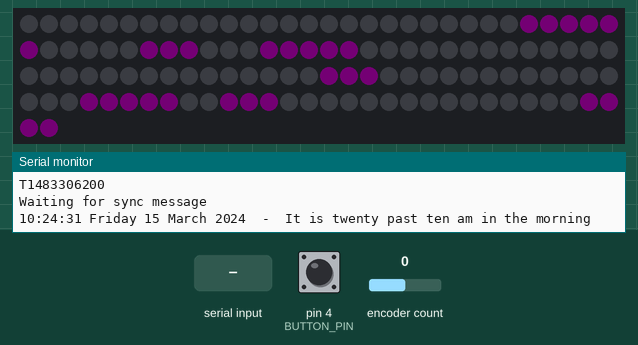
A sketch run on a simulated Arduino Uno, built with avr-gcc and run on an emulated ATmega328P. Parts: 122 RGB LEDs in strip order, left to right, continuing on the next row, the last lines printed to the serial monitor. The inputs (shaded band) are chosen by the test bench; at power-on: pin 4 (BUTTON_PIN) HIGH, encoder count 0. Dim RGB values are drawn brighter than linear; the local clock reads 2024-03-15 10:24:30 at power-on unless the sketch sets it.

Above: at 1.25 s.
At 2.2 s:
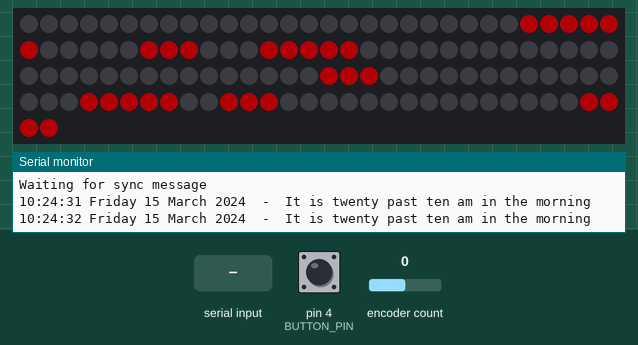

The sketch:

WallyWordClock.ino
```cpp
/*
 * TimeSerialDateStrings.pde
 * example code illustrating Time library date strings
 *
 * This sketch adds date string functionality to TimeSerial sketch
 * Also shows how to handle different messages
 *
 * A message starting with a time header sets the time
 * A Processing example sketch to automatically send the messages is inclided in the download
 * On Linux, you can use "date +T%s\n > /dev/ttyACM0" (UTC time zone)
 *
 * A message starting with a format header sets the date format

 * send: Fs\n for short date format
 * send: Fl\n for long date format
 */

#include <TimeLib.h>
#include <Wire.h>
#include <DS1307RTC.h>
#include <EEPROM.h>


// single character message tags
#define TIME_HEADER   'T'   // Header tag for serial time sync message
#define FORMAT_HEADER 'F'   // Header tag indicating a date format message
#define FORMAT_SHORT  's'   // short month and day strings
#define FORMAT_LONG   'l'   // (lower case l) long month and day strings

#define TIME_REQUEST  7     // ASCII bell character requests a time sync message

static boolean isLongFormat = true;


#include <Encoder.h>

Encoder myEnc(2, 3);
#define BUTTON_PIN 4

int buttonState = HIGH;
int lastButtonState = HIGH;

unsigned long lastDebounceTime = -1;
unsigned long debounceDelay = 50;

typedef enum Mode {
    DISPLAY_MODE,
    SET_TIME,
    SET_HUE,
    SET_SATURATION,
    SET_BRIGHTNESS,
    TOTAL_MODES,
} Mode;

Mode mode = DISPLAY_MODE;


#include "FastLED.h"

FASTLED_USING_NAMESPACE

#if defined(FASTLED_VERSION) && (FASTLED_VERSION < 3001000)
#warning "Requires FastLED 3.1 or later; check github for latest code."
#endif

#define LED_DATA_PIN    6
//#define CLK_PIN   4
#define LED_TYPE    WS2811
#define COLOR_ORDER GRB
#define NUM_LEDS    122
CRGBArray<NUM_LEDS> leds;

#define BRIGHTNESS          255
#define FRAMES_PER_SECOND  120

#define FADE_RATE 1 // Smaller is slower

uint8_t hue = 100;
uint8_t saturation = 100;
uint8_t value = 150;


typedef enum {
    IT, IS,
    FIVE, TEN, QUARTER, TWENTY, HALF,
    PAST, TO,
    H_ONE, H_TWO, H_THREE, H_FOUR, H_FIVE, H_SIX, H_SEVEN, H_EIGHT, H_NINE, H_TEN, H_ELEVEN,
    NOON, MIDNIGHT,
    OCLOCK,
    AM, PM,
    IN, THE,
    MORNING, AFTERNOON, EVENING,
    HAPPY, BIRTHDAY,
    GO, TO2, SLEEP,
    DOT,
    TOTAL_WORDS
};


int led_map[NUM_LEDS] = {
    EVENING,EVENING,EVENING,EVENING,EVENING,
    HAPPY,HAPPY,HAPPY,HAPPY,
    BIRTHDAY,BIRTHDAY,BIRTHDAY,BIRTHDAY,BIRTHDAY,
    DOT,
    AFTERNOON,AFTERNOON,AFTERNOON,AFTERNOON,AFTERNOON,AFTERNOON,AFTERNOON,
    SLEEP,SLEEP,SLEEP,
    MORNING,MORNING,MORNING,MORNING,MORNING,MORNING,
    OCLOCK,OCLOCK,OCLOCK,OCLOCK,OCLOCK,
    AM,AM,AM,
    PM,PM,PM,
    IN,IN,
    THE,THE,THE,
    MIDNIGHT,MIDNIGHT,MIDNIGHT,MIDNIGHT,MIDNIGHT,MIDNIGHT,MIDNIGHT,
    NOON,NOON,NOON,NOON,
    H_ELEVEN,H_ELEVEN,H_ELEVEN,H_ELEVEN,H_ELEVEN,
    H_SEVEN,H_SEVEN,H_SEVEN,H_SEVEN,
    GO,GO,
    TO2,
    H_EIGHT,H_EIGHT,H_EIGHT,
    H_NINE,H_NINE,
    H_TEN,H_TEN,H_TEN,
    H_SIX,H_SIX,H_SIX,
    H_FIVE,H_FIVE,
    H_FOUR,H_FOUR,H_FOUR,
    H_THREE,H_THREE,H_THREE,H_THREE,
    H_TWO,H_TWO,H_TWO,
    TWENTY,TWENTY,TWENTY,TWENTY,TWENTY,
    FIVE,FIVE,
    PAST,PAST,PAST,
    TO,
    H_ONE,H_ONE,H_ONE,
    HALF,HALF,HALF,HALF,
    QUARTER,QUARTER,QUARTER,QUARTER,QUARTER,
    TEN,TEN,
    IS,IS,
    IT,IT
};

typedef struct {
    int *map;
    int size;
} led_map_t;


bool current_leds[NUM_LEDS];

void setup()  {
  delay(1000); // Power-up safety delay (copied from FastLED examples)

  Serial.begin(9600);
  while (!Serial) ; // Needed for Leonardo only
  setSyncProvider(RTC.get);  //set function to call when sync required

  if (timeStatus() != timeSet) {
    Serial.println("Unable to sync with the RTC");
  } else {
    Serial.println("RTC has set the system time");
  }

  pinMode(BUTTON_PIN, INPUT);
  digitalWrite(BUTTON_PIN, HIGH);

  FastLED.addLeds<LED_TYPE, LED_DATA_PIN, COLOR_ORDER>(leds, NUM_LEDS).setCorrection(TypicalLEDStrip); // TODO: should this correction be changed when we have the final strip?
  FastLED.setBrightness(BRIGHTNESS);
  set_max_power_in_volts_and_milliamps(5, 450);
  set_max_power_indicator_LED(13);

  Serial.println("T1479235073");
  Serial.println("T1483306200");
  Serial.println("Waiting for sync message");

  int address = 0;
  EEPROM.get(address, hue);
  address += sizeof(hue);
  EEPROM.get(address, saturation);
  address += sizeof(saturation);
  EEPROM.get(address, value);
}

long lastDisplayTime = -100000;
long lastLedTime = -100000;
time_t lastActivity = 0;

void loop(){
  if (Serial.available() > 1) { // wait for at least two characters
    char c = Serial.read();
    if( c == TIME_HEADER) {
      processSyncMessage();
    }
    else if( c== FORMAT_HEADER) {
      processFormatMessage();
    }
  }
  if (timeStatus()!= timeNotSet) {
      if (millis() - lastDisplayTime > 1000) {
          digitalClockDisplay();
          lastDisplayTime = millis();
      }
  }

  readModeButton();
  handleRotation();

  if (now() - lastActivity > 30) {
      mode = DISPLAY_MODE;

      int address = 0;
      EEPROM.put(address, hue);
      address += sizeof(hue);
      EEPROM.put(address, saturation);
      address += sizeof(saturation);
      EEPROM.put(address, value);
  }

  if (millis() - lastLedTime > 1000/FRAMES_PER_SECOND) {
      for (int i = 0; i < NUM_LEDS; i++) {
          if (led_map[i] == DOT) {
	      unsigned long time = millis();
	      int pos = (time / 5) % 512;
	      if (pos >= 256) {
	          pos = 511 - pos;
	      }
              switch (mode) {
                  case DISPLAY_MODE:
                      leds[i] = 0x000000;
                      break;
                  case SET_TIME:
                      leds[i] = (second() % 2) * 0xFFFFFF;
                      break;
                  case SET_HUE:
                      leds[i].setHSV((millis() / 8) % 256, 255, 255);
                      break;
                  case SET_SATURATION:
                      leds[i].setHSV(255, pos, 255);
                      break;
                  case SET_BRIGHTNESS:
                      leds[i].setHSV(255, 0, pos);
                      break;
              }
	  } else {
              if (current_leds[i]) {
                  uint8_t h = hue;
                  if (led_map[i] == HAPPY || led_map[i] == BIRTHDAY) {
                      h = h + 85;
                  } else if (led_map[i] == GO || led_map[i] == TO2 || led_map[i] == SLEEP) {
                      h = h + 170;
                  }
                  leds[i] = fadeTowardColor(leds[i], CHSV(h, saturation, value), FADE_RATE);
              } else {
                  leds[i].fadeToBlackBy(FADE_RATE);
              }
          }
      }
      FastLED.show();
      lastLedTime = millis();
  }
}


void readModeButton()
{
    int btn_reading = digitalRead(BUTTON_PIN);

    if (btn_reading != lastButtonState) {
        lastDebounceTime = millis();
    }
    if ((millis() - lastDebounceTime) > debounceDelay) {
        if (btn_reading != buttonState) {
            buttonState = btn_reading;

            if (buttonState == HIGH) {
	        lastActivity = now();
                mode = (Mode)((mode + 1) % TOTAL_MODES);
                switch (mode) {
                    case DISPLAY_MODE:
                        Serial.println("Display mode");
                        break;
                    case SET_TIME:
                        Serial.println("Set time");
                        break;
                    case SET_HUE:
                        Serial.println("Set hue");
                        break;
                    case SET_SATURATION:
                        Serial.println("Set saturation");
                        break;
                    case SET_BRIGHTNESS:
                        Serial.println("Set brightness");
                        break;
                }
            }
        }
    }
    lastButtonState = btn_reading;
}


long oldPosition = 0;
long change = 0;

void handleRotation()
{
    long newPosition = myEnc.read();
    if (newPosition != oldPosition) {
        lastActivity = now();
        change += (newPosition - oldPosition);
        while (change >= 4 || change <= -4) {
            int step = change / abs(change);
            int old_day = day();
            switch (mode) {
                case DISPLAY_MODE:
                    // Ignore rotation in display mode
                    break;
                case SET_TIME:
                    lastDisplayTime = 0;
                    adjustTime(step * SECS_PER_MIN);
                    if (old_day < day()) {
                        adjustTime(-SECS_PER_DAY);
                    } else if (old_day > day()) {
                        adjustTime(SECS_PER_DAY);
                    }

		    RTC.set(now());
                    lastActivity = now();
                    // TODO: don't let time roll over into next day
                    break;
                case SET_HUE:
                    hue += step;
                    Serial.print("New hue: ");
                    Serial.println(hue);
                    break;
                case SET_SATURATION:
                    if (step > 0) {
                        saturation = qadd8(saturation, step);
                    } else {
                        saturation = qsub8(saturation, -1 * step);
                    }
                    Serial.print("New saturation: ");
                    Serial.println(saturation);
                    break;
                case SET_BRIGHTNESS:
                    if (step > 0) {
                        value = qadd8(value, step);
                    } else {
                        value = qsub8(value, -1 * step);
                    }
                    Serial.print("New value: ");
                    Serial.println(value);
                    break;
            }

            if (change >= 4) {
                change -= 4;
            } else {
                change += 4;
            }
        }
        oldPosition = newPosition;
    }
}


void time_to_words(bool *words, int hour, int minute)
{
    int hour_word = H_ONE + ((hour - 1) % 12);
    int period = hour < 12 ? AM : PM;

    words[IT] = true;
    words[IS] = true;
    if (minute >= 5 && minute < 10) {
        words[FIVE] = true;
        words[PAST] = true;
    } else if (minute >= 10 && minute < 15) {
        words[TEN] = true;
        words[PAST] = true;
    } else if (minute >= 15 && minute < 20) {
        words[QUARTER] = true;
        words[PAST] = true;
    } else if (minute >= 20 && minute < 25) {
        words[TWENTY] = true;
        words[PAST] = true;
    } else if (minute >= 25 && minute < 30) {
        words[TWENTY] = true;
        words[FIVE] = true;
        words[PAST] = true;
    } else if (minute >= 30 && minute < 35) {
        words[HALF] = true;
        words[PAST] = true;
    } else if (minute >= 35 && minute < 40) {
        words[TWENTY] = true;
        words[FIVE] = true;
        words[TO] = true;
    } else if (minute >= 40 && minute < 45) {
        words[TWENTY] = true;
        words[TO] = true;
    } else if (minute >= 45 && minute < 50) {
        words[QUARTER] = true;
        words[TO] = true;
    } else if (minute >= 50 && minute < 55) {
        words[TEN] = true;
        words[TO] = true;
    } else if (minute >= 55 && minute < 60) {
        words[FIVE] = true;
        words[TO] = true;
    }
    if (words[TO]) {
        if (hour_word == NOON) {
            hour_word = H_ONE;
        } else {
            hour_word += 1;
        }
    }
    if (hour_word == NOON && hour != 23) {
        words[NOON] = true;
        words[OCLOCK] = true;
    } else if (hour_word == NOON || (!words[TO] && hour == 0)) {
        words[MIDNIGHT] = true;
        words[OCLOCK] = true;
    } else {
        words[hour_word] = true;
        words[period] = true;
        words[IN] = true;
        words[THE] = true;
        if (hour >= 0 && hour < 12) {
            words[MORNING] = true;
        } else if (hour >= 12 && hour < 18) {
            words[AFTERNOON] = true;
        } else if (hour >= 18) {
            words[EVENING] = true;
        }
    }
}

void words_to_leds(led_map_t led_map, bool *leds, bool *words)
{
    for (int i = 0; i < led_map.size; i++) {
        leds[i] = words[led_map.map[i]];
    }
}


void digitalClockDisplay() {
  // digital clock display of the time
  Serial.print(hour());
  printDigits(minute());
  printDigits(second());
  Serial.print(" ");
  if(isLongFormat)
    Serial.print(dayStr(weekday()));
  else
   Serial.print(dayShortStr(weekday()));
  Serial.print(" ");
  Serial.print(day());
  Serial.print(" ");
  if(isLongFormat)
     Serial.print(monthStr(month()));
  else
     Serial.print(monthShortStr(month()));
  Serial.print(" ");
  Serial.print(year());
  Serial.print("  -  ");


  bool words[TOTAL_WORDS] = { false };
  time_to_words(words, hour(), minute());

  if (month() == 8 && day() == 26 || ((month() < 10 || month() == 10 && day() <= 9) && year() == 2017)) {
    words[HAPPY] = words[BIRTHDAY] = true;
  }

  if (hour() < 7) {
    words[GO] = words[TO2] = words[SLEEP] = true;
  }

  if (words[IT]) { Serial.print("It "); }
  if (words[IS]) { Serial.print("is "); }
  if (words[TWENTY]) { Serial.print("twenty "); }
  if (words[FIVE]) { Serial.print("five "); }
  if (words[TEN]) { Serial.print("ten "); }
  if (words[QUARTER]) { Serial.print("quarter "); }
  if (words[HALF]) { Serial.print("half "); }
  if (words[PAST]) { Serial.print("past "); }
  if (words[TO]) { Serial.print("to "); }
  if (words[H_ONE]) { Serial.print("one "); }
  if (words[H_TWO]) { Serial.print("two "); }
  if (words[H_THREE]) { Serial.print("three "); }
  if (words[H_FOUR]) { Serial.print("four "); }
  if (words[H_FIVE]) { Serial.print("five "); }
  if (words[H_SIX]) { Serial.print("six "); }
  if (words[H_SEVEN]) { Serial.print("seven "); }
  if (words[H_EIGHT]) { Serial.print("eight "); }
  if (words[H_NINE]) { Serial.print("nine "); }
  if (words[H_TEN]) { Serial.print("ten "); }
  if (words[H_ELEVEN]) { Serial.print("eleven "); }
  if (words[NOON]) { Serial.print("noon "); }
  if (words[MIDNIGHT]) { Serial.print("midnight "); }
  if (words[OCLOCK]) { Serial.print("o'clock "); }
  if (words[AM]) { Serial.print("am "); }
  if (words[PM]) { Serial.print("pm "); }
  if (words[IN]) { Serial.print("in "); }
  if (words[THE]) { Serial.print("the "); }
  if (words[MORNING]) { Serial.print("morning "); }
  if (words[AFTERNOON]) { Serial.print("afternoon "); }
  if (words[EVENING]) { Serial.print("evening "); }
  if (words[HAPPY]) { Serial.print("happy "); }
  if (words[BIRTHDAY]) { Serial.print("birthday "); }
  if (words[GO]) { Serial.print("go "); }
  if (words[TO2]) { Serial.print("to "); }
  if (words[SLEEP]) { Serial.print("sleep"); }
  if (words[DOT]) { Serial.print("."); }
  Serial.println("");

  led_map_t my_map;
  my_map.map = led_map;
  my_map.size = sizeof(led_map) / sizeof(led_map[0]);

  words_to_leds(my_map, current_leds, words);
}

void printDigits(int digits) {
  // utility function for digital clock display: prints preceding colon and leading 0
  Serial.print(":");
  if(digits < 10)
    Serial.print('0');
  Serial.print(digits);
}

void  processFormatMessage() {
   char c = Serial.read();
   if( c == FORMAT_LONG){
      isLongFormat = true;
      Serial.println(F("Setting long format"));
   }
   else if( c == FORMAT_SHORT) {
      isLongFormat = false;
      Serial.println(F("Setting short format"));
   }
}

void processSyncMessage() {
  unsigned long pctime;
  const unsigned long DEFAULT_TIME = 1357041600; // Jan 1 2013 - paul, perhaps we define in time.h?

   pctime = Serial.parseInt();
   if( pctime >= DEFAULT_TIME) { // check the integer is a valid time (greater than Jan 1 2013)
     RTC.set(pctime);
     setTime(pctime); // Sync Arduino clock to the time received on the serial port
   }
}

time_t requestSync() {
  Serial.write(TIME_REQUEST);
  return 0; // the time will be sent later in response to serial mesg
}


// Helper function that blends one uint8_t toward another by a given amount
void nblendU8TowardU8( uint8_t& cur, const uint8_t target, uint8_t amount)
{
  if( cur == target) return;

  if( cur < target ) {
    uint8_t delta = target - cur;
    delta = scale8_video( delta, amount);
    cur += delta;
  } else {
    uint8_t delta = cur - target;
    delta = scale8_video( delta, amount);
    cur -= delta;
  }
}

// Blend one CRGB color toward another CRGB color by a given amount.
// Blending is linear, and done in the RGB color space.
// This function modifies 'cur' in place.
CRGB fadeTowardColor( CRGB& cur, const CRGB& target, uint8_t amount)
{
  nblendU8TowardU8( cur.red,   target.red,   amount);
  nblendU8TowardU8( cur.green, target.green, amount);
  nblendU8TowardU8( cur.blue,  target.blue,  amount);
  return cur;
}

// Fade an entire array of CRGBs toward a given background color by a given amount
// This function modifies the pixel array in place.
void fadeTowardColor( CRGB* L, uint16_t N, const CRGB& bgColor, uint8_t fadeAmount)
{
  for( uint16_t i = 0; i < N; i++) {
    fadeTowardColor( L[i], bgColor, fadeAmount);
  }
}
```

word_clock.h
```cpp
#ifndef WORD_CLOCK_H
#define WORD_CLOCK_H

#include <stdint.h>

typedef enum {
    IT, IS,
    FIVE, TEN, QUARTER, TWENTY, HALF,
    PAST, TO,
    H_ONE, H_TWO, H_THREE, H_FOUR, H_FIVE, H_SIX, H_SEVEN, H_EIGHT, H_NINE, H_TEN, H_ELEVEN,
    NOON, MIDNIGHT,
    OCLOCK,
    AM, PM,
    IN, THE,
    MORNING, AFTERNOON, EVENING,
    HAPPY, BIRTHDAY,
    GO, TO2, SLEEP,
    TOTAL_WORDS
} word;

typedef struct {
    int *map;
    int size;
} led_map_t;

void time_to_words(bool *words, int hour, int minute);
void words_to_leds(led_map_t led_map, bool *leds, bool *words);
void interpolate_frame_at_time(uint8_t leds[][3], bool *old_points, bool *new_points, int frame, uint8_t colour[3]);

#endif // WORD_CLOCK_H
```

Source omitted: word_clock.c (3553 bytes)
